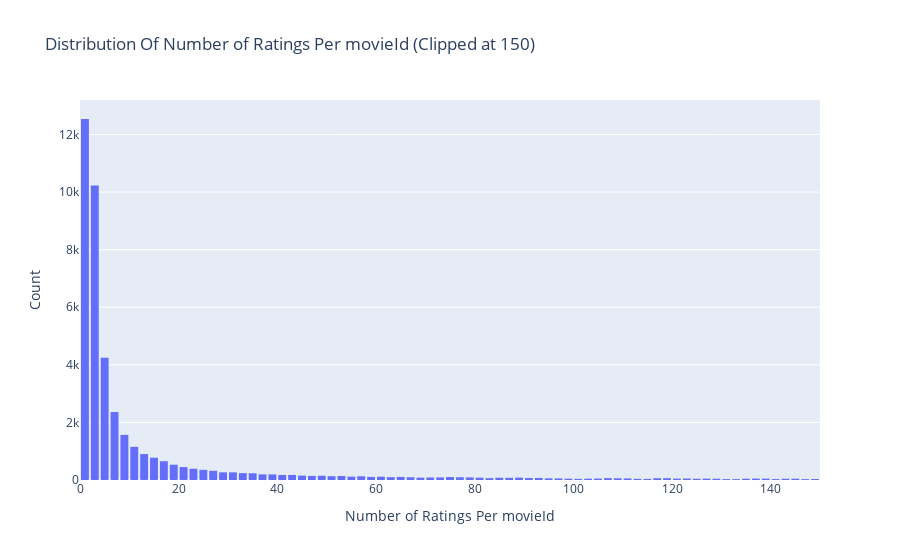

The code cell stored with this chart in its notebook:
### Code cell
#EDA - 3.2. Number of ratings per movie (The first 150)
data = df.groupby('item')['rating'].count().clip(upper=150)

# Create trace
trace = go.Histogram(x = data.values,name = 'Ratings', xbins = dict(start = 0,end = 150,size = 2))

# Create layout
layout = go.Layout(title = 'Distribution Of Number of Ratings Per movieId (Clipped at 150)',
                   xaxis = dict(title = 'Number of Ratings Per movieId'),
                   yaxis = dict(title = 'Count'),
                   bargap = 0.2)

# Create plot
fig = go.Figure(data=[trace], layout=layout)
fig.show()

### Figure 1 — Plotly figure (JSON) as saved in the notebook; plotly's stock layout.template omitted (floating-point values rounded to 4 significant figures; data arrays with more than 128 entries replaced by an {"elided": "..."} marker saying what was removed)
{"data": [{"name": "Ratings", "type": "histogram", "x": {"elided": "48213 int values"}, "xbins": {"end": 150, "size": 2, "start": 0}}], "layout": {"bargap": 0.2, "title": {"text": "Distribution Of Number of Ratings Per movieId (Clipped at 150)"}, "xaxis": {"title": {"text": "Number of Ratings Per movieId"}}, "yaxis": {"title": {"text": "Count"}}}}
